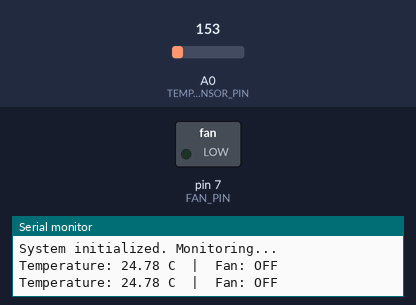
The sketch below on a simulated Arduino Uno, built with avr-gcc and run on an emulated ATmega328P. Parts: switched loads named in the sketch (green lamp = pin HIGH), the last lines printed to the serial monitor. The inputs (shaded band) are chosen by the test bench; at power-on: A0 (TEMP_SENSOR_PIN) = 153. Random numbers use the default seed unless the sketch sets one.

Above: at 1.2 s.
1.3 s: A0 (TEMP_SENSOR_PIN) set to 178
At 2.8 s:
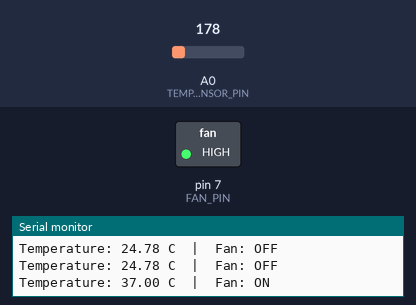
3.6 s: A0 (TEMP_SENSOR_PIN) set to 133
At 4.4 s:
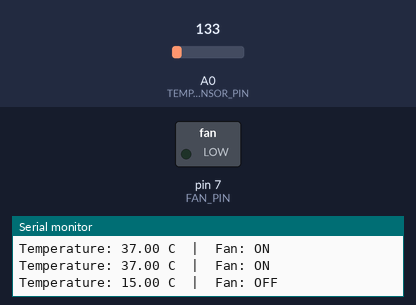
5.6 s: A0 (TEMP_SENSOR_PIN) set to 165
At 7.2 s:
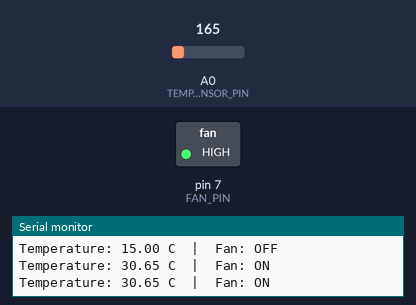
Timing chart, 0 to 8.7 s (numbered marks = the images above; inputs shaded):
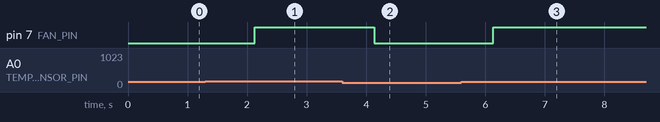

The sketch:

temperature_fan_control.ino
```cpp
#define TEMP_SENSOR_PIN A0
#define FAN_PIN 7
#define TEMP_THRESHOLD 30.0

// Global variables
float temperature = 0.0;
int sensorValue = 0;

void setup() {
    Serial.begin(9600);
    pinMode(FAN_PIN, OUTPUT);
    pinMode(TEMP_SENSOR_PIN, INPUT);
    digitalWrite(FAN_PIN, LOW);

    Serial.println("========================================");
    Serial.println("  Temperature-Controlled Fan System");
    Serial.println("========================================");
    Serial.println("System initialized. Monitoring...");
}

void loop() {
    // Read sensor
    sensorValue = analogRead(TEMP_SENSOR_PIN);

    // Convert to temperature
    float voltage = sensorValue * (5.0 / 1023.0);
    temperature = (voltage - 0.5) * 100.0;

    Serial.print("Temperature: ");
    Serial.print(temperature);
    Serial.print(" C  |  Fan: ");

    // Control fan
    if (temperature > TEMP_THRESHOLD) {
        digitalWrite(FAN_PIN, HIGH);
        Serial.println("ON");
    } else {
        digitalWrite(FAN_PIN, LOW);
        Serial.println("OFF");
    }

    delay(1000);
}
```

Q1_circle_area.c
```cpp
#include <stdio.h>
#define PI 3.14159

int main() {
    double radius, area;

    // Prompt user for input
    printf("Enter the radius of the circle: ");
    scanf("%lf", &radius);
    area = PI * radius * radius;

    // Display result with formatted output
    printf("\n- Result -\n");
    printf("Radius: %.2f units\n", radius);
    printf("Area: %.2f square units\n", area);

    return 0;
}
```

Q2_calculator.c
```cpp
#include <stdio.h>

int main() {
    int choice;
    double num1, num2, result;

    printf("    SIMPLE CALCULATOR\n");
    printf("==============================\n");

    //  This Main loop keeps running until user exits
    while (1) {
        // Display menu
        printf("\n----- MENU -----\n");
        printf("1. Addition\n");
        printf("2. Subtraction\n");
        printf("3. Multiplication\n");
        printf("4. Division\n");
        printf("5. Exit\n");
        printf("==============================\n");
        printf("Enter your choice (1-5): ");
        scanf("%d", &choice);

        // Exit condition
        if (choice == 5) {
            printf("\nThank you for using the calculator!\n");
            printf("==============================\n");
            break;  // Exit the loop
        }

        // Validate choice
        if (choice < 1 || choice > 5) {
            printf("\n Invalid choice Please enter 1-5.\n");
            continue;  // Skip to next iteration
        }

        // Get numbers from user
        printf("\nEnter first number: ");
        scanf("%lf", &num1);
        printf("Enter second number: ");
        scanf("%lf", &num2);

        // Perform operation based on choice
        switch (choice) {
            case 1:
                result = num1 + num2;
                printf("\n>>> Result: %.2f + %.2f = %.2f\n", num1, num2, result);
                break;

            case 2:
                result = num1 - num2;
                printf("\n>>> Result: %.2f - %.2f = %.2f\n", num1, num2, result);
                break;

            case 3:
                result = num1 * num2;
                printf("\n>>> Result: %.2f * %.2f = %.2f\n", num1, num2, result);
                break;

            case 4:
                // Check for division by zero
                if (num2 == 0) {
                    printf("\n Division by zero is not allowed!\n");
                    continue;  // Skip to next iteration
                }
                result = num1 / num2;
                printf("\n>>> Result: %.2f / %.2f = %.2f\n", num1, num2, result);
                break;

            default:
                printf("\n Invalid choice!\n");
                continue;
        }
    }

    return 0;
}
```

Q3_math_operations.c
```cpp
#include <stdio.h>

// Function declarations
void displayMenu();
long long factorial(int n);
long long power(int base, int exp);
int isPrime(int num);

// Main function
int main() {
    int choice, num, base, exp;
    long long result;

    printf("  MATH OPERATIONS - RECURSION DEMO\n");
    printf("========================================\n");

    while (1) {
        displayMenu();
        printf("Enter your choice (1-4): ");
        scanf("%d", &choice);

        switch (choice) {
            case 1:
                printf("\nEnter a number to find factorial: ");
                scanf("%d", &num);

                if (num < 0) {
                    printf("[ERROR] Factorial not defined for negative numbers!\n");
                    continue;
                }

                result = factorial(num);
                printf(">>> Factorial of %d = %lld\n", num, result);
                break;

            case 2:
                printf("\nEnter base: ");
                scanf("%d", &base);
                printf("Enter exponent: ");
                scanf("%d", &exp);

                if (exp < 0) {
                    printf(" Negative exponents not supported!\n");
                    continue;
                }

                result = power(base, exp);
                printf(">>> %d ^ %d = %lld\n", base, exp, result);
                break;

            case 3:
                printf("\nEnter a number to check if prime: ");
                scanf("%d", &num);

                if (num < 2) {
                    printf(">>> %d is NOT a prime number\n", num);
                } else if (isPrime(num)) {
                    printf(">>> %d is a PRIME number\n", num);
                } else {
                    printf(">>> %d is NOT a prime number\n", num);
                }
                break;

            case 4:
                printf("\nThank you for using Math Operations!\n");
                printf("========================================\n");
                return 0;

            default:
                printf("\n Invalid choice! Please enter 1-4.\n");
                continue;
        }

        printf("\n");
    }

    return 0;
}

// Function to display menu
void displayMenu() {
    printf("\n----- MENU -----\n");
    printf("1. Calculate Factorial (Recursive)\n");
    printf("2. Calculate Power (Recursive)\n");
    printf("3. Check Prime Number (Iterative)\n");
    printf("4. Exit\n");
    printf("========================================\n");
}
long long factorial(int n) {

    if (n == 0 || n == 1) {
        return 1;
    }

    return n * factorial(n - 1);
}
long long power(int base, int exp) {

    if (exp == 0) {
        return 1;
    }
    return base * power(base, exp - 1);
}
int isPrime(int num) {
    if (num < 2) {
        return 0;
    }

    for (int i = 2; i * i <= num; i++) {
        if (num % i == 0) {
            return 0;
        }
    }

    return 1;
}
```

Measured:
- the behaviour switches between 163 and 164 on A0 (TEMP_SENSOR_PIN) (found by bisection; images 0 and 1)
- after the input at 1.3 s, pin 7 (FAN_PIN): LOW → HIGH after 0.83 s
- after the input at 3.6 s, pin 7 (FAN_PIN): HIGH → LOW after 0.53 s
- after the input at 5.6 s, pin 7 (FAN_PIN): LOW → HIGH after 0.54 s
